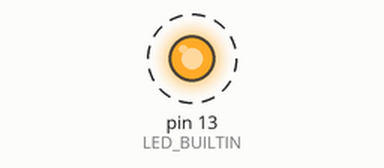
Recording of a sketch running on a simulated Arduino Mega 2560, built with avr-gcc and run on an emulated ATmega2560. Parts: output pins drawn as LEDs (lit = HIGH). Dashed ring = blinking. What the sketch prints to the serial monitor is not drawn.

Above: at 10.05 s.
Timing chart, 0 to 13.0 s (numbered marks = the images above):
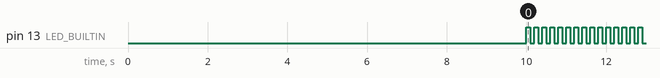

The sketch:

arduino_serial_array.ino
```cpp
void setup() {
  pinMode(LED_BUILTIN, OUTPUT);

  // define all serials
  int n_tx = 2;                                         // the length of the 'serials' array
  HardwareSerial* serials[] = {&Serial, &Serial1};      // array with pointers to the serial connections
                                                        // the * operator is used to create an array of type HardwareSerial
                                                        // the & operator is used to get the pointers to the Serial objects
                                                        // arduino mega: the serial connections are of type HardwereSerial
                                                        // arduino due; the serial connections are of type USARTClass but HardwareSerial works as well

  // initialize all serials
  for (int i = 0; i < n_tx; i++){
    serials[i]->begin(9600);                            // the arrow operator is used to call the member functions
  }

  // check if all serials are ready
  bool serial_ready = true;
  while (!serial_ready){
    serial_ready = true;
    for (int i = 0; i < n_tx; i++){
      serial_ready = serial_ready && *serials[i];       // dereference the HardwareSerial pointer
  }}

  // print 'hello world' to all serials
  for (int i = 0; i < n_tx; i++){
    serials[i]->println("hello world");               // again the arrow operator is used to call a member function
  }

  // another test message on serial[0]
  delay(10e3);
  for (int i = 0; i < n_tx; i++){
    (*serials[i]).println("2nd message after 10s");      // in this example the serial pointer is dereferenced with the * operator instead of the arrow operator
  }
}

void loop() {
  digitalWrite(13, HIGH);
  delay(100);
  digitalWrite(13, LOW);
  delay(100);

}
```

Measured:
- by itself, pin 13 (LED_BUILTIN): alternates HIGH for 0.10 s and LOW for 0.10 s
